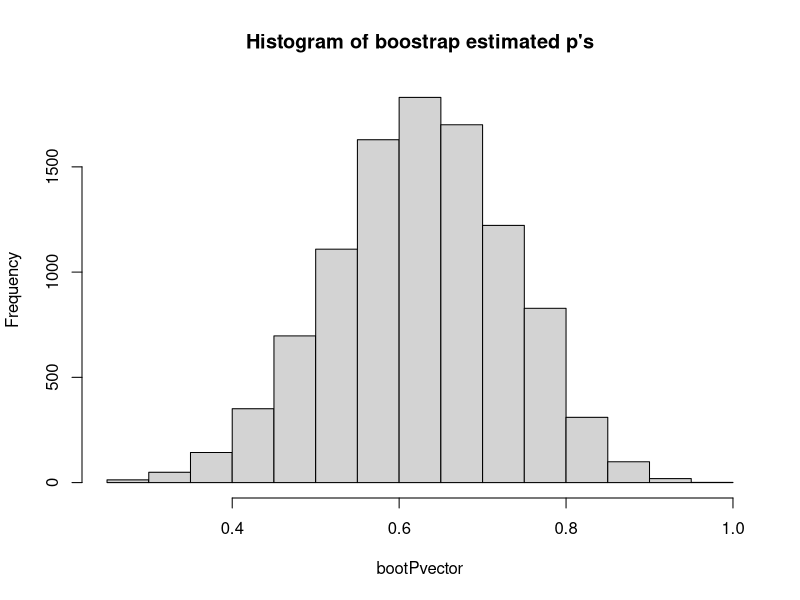

Write the R code that produced this figure.
library(rstudioapi) # to automatically set the working directory to this file's path.

#set the working directory to this file's path
setwd(dirname(rstudioapi::getActiveDocumentContext()$path))

A = as.vector(read.csv("data/data.csv",header = F)); A
n = length(A); n

# Ex1 a)
X = length(A[A > 1200]); X
P = X/n;P

# Ex1 b)

B = 10000;
boot_samples = matrix(nrow=B,ncol=20)
bootPvector = c()
set.seed(123)
# gen 10000 bootstrap samples
for (i in 1:B){
  # generated 1 bootstrap sample
  bi_sample = sample(as.numeric(A),n,replace = TRUE)
  # save the sample
  boot_samples[i,] = bi_sample
  # estimator P applied to each bootstrap sample
  pi = length(bi_sample[bi_sample > 1200]) / n
  # save the estimator of this sample
  bootPvector = c(bootPvector, pi)
}
# bootstrap estimate of P
bootP = mean(bootPvector); bootP
# bootstrap estimate of the bias of P
boot_bias_P = bootP - P; boot_bias_P
# bootstrap estimate of the variance of P to the actual parameter p
boot_var_P = 1/(B-1)*sum((bootPvector - bootP)^2); boot_var_P

# Now let's correct the estimates with the bias
bias_corrected_P = P - boot_bias_P; bias_corrected_P

####################################
############ Plots #################
####################################
png(filename="media/histogram_boot_ps.png")
hist(bootPvector,main='Histogram of boostrap estimated p\'s')
dev.off()
